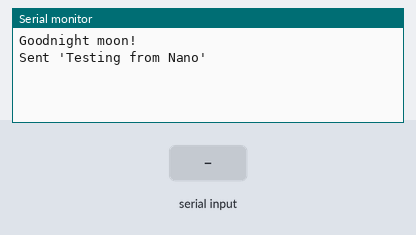
Simulated run of this sketch. Board: Arduino Nano, built with avr-gcc and run on an emulated ATmega328P. On the bench: the last lines printed to the serial monitor. Inputs (shaded band) come from the test bench.

Above: at 3.2 s.
3.3 s: "1\n" received over the second serial link
At 4.5 s:
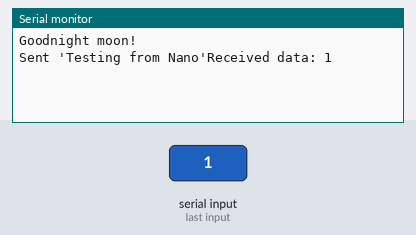
4.8 s: "0\n" received over the second serial link
At 6.1 s:
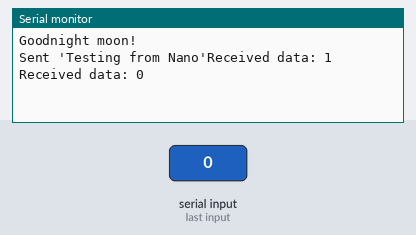
6.3 s: "2\n" received over the second serial link
At 8.6 s:
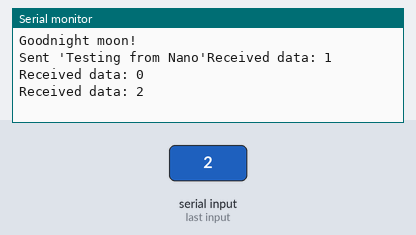

Measured:
- after the input at 3.3 s, the serial monitor: prints a new line at once (image 1)
- after the input at 4.8 s, the serial monitor: prints a new line after 0.51 s (image 2)
- after the input at 6.3 s, the serial monitor: prints a new line after 1.0 s (image 3)

The sketch:

softwareserial_receive.ino
```cpp
#include <SoftwareSerial.h>

SoftwareSerial mySerial(5, 6);  // RX, TX
int count = 0;

void setup() {
  // Open serial communications and wait for port to open:
  Serial.begin(115200);

  Serial.println("Goodnight moon!");

  // set the data rate for the SoftwareSerial port
  mySerial.begin(19200);
  delay(2000);
  mySerial.println("Testing from Nano");
  Serial.print("Sent 'Testing from Nano'");
}

void loop() {                                      // run over and over
  if (mySerial.available() > 0) {                  // Check if data is available to read
    String data = mySerial.readStringUntil('\n');  // Read the data until newline character '\n'

    Serial.print("Received data: ");
    Serial.println(data);

    delay(2000);
    count += 1;
    mySerial.println("Nano greeting again - " + String(count));
  }
}
```
